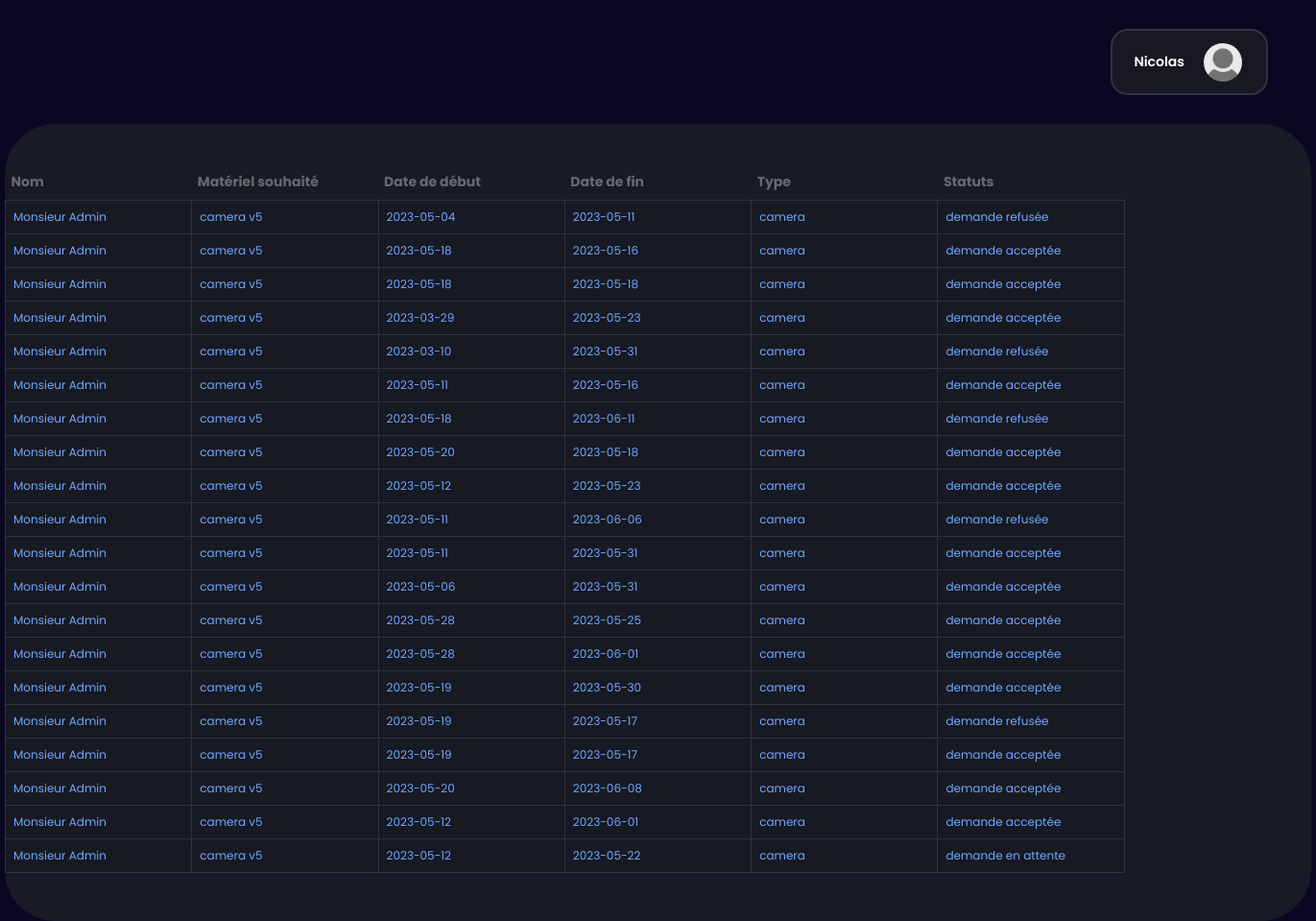
The app's page /demande-detail/index.php (signed in) with its own data.
### tables this page shows
CREATE TABLE IF NOT EXISTS `demande` (
  `id_demande` int NOT NULL AUTO_INCREMENT,
  `date_de_debut` date DEFAULT NULL,
  `date_de_fin` date DEFAULT NULL,
  `statuts` text,
  `idmat` int NOT NULL,
  `id_user` int NOT NULL,
  PRIMARY KEY (`id_demande`),
  KEY `idmat` (`idmat`),
  KEY `id_user` (`id_user`)
);

CREATE TABLE IF NOT EXISTS `utilisateur` (
  `id_user` int NOT NULL AUTO_INCREMENT,
  `nom` varchar(35) DEFAULT NULL,
  `prenom` varchar(35) DEFAULT NULL,
  `email` varchar(255) DEFAULT NULL,
  `password` varchar(255) DEFAULT NULL,
  `date_de_naissance` date DEFAULT NULL,
  `role` binary(1) DEFAULT NULL,
  PRIMARY KEY (`id_user`)
);

### table.php (called while the page is built)
<?php
function table($sql, $sqlConfig = [])
{
    $host = "localhost";
    $user = "root";
    $password = "";
    $dbname = "sae_203";
    try {
        $db = new PDO(
            'mysql:host=' . $host . ';dbname=' . $dbname . ';charset=utf8',
            $user,
            $password
        );
        $db->setAttribute(PDO::ATTR_ERRMODE, PDO::ERRMODE_EXCEPTION);
    } catch (Exception $e) {
        die(print_r($e));
    }
    $results = $db->prepare($sql);
    $results->execute($sqlConfig) or die($db->errorInfo());
    return $results;
}

### demande-detail/index.php (the view, shortened to what this page needs)
<!DOCTYPE html>
<?php
if (!empty($_SESSION['user']) || !empty($_SESSION['admin'])) {
?>
   <html lang="en">
   <head>
      <link rel="stylesheet" href="styles.css">
      <link href="https://cdn.jsdelivr.net/npm/remixicon@3.0.0/fonts/remixicon.css" rel="stylesheet">
   </head>
   <body>
      <header>
      <nav class="navbar">
            <div class="div-user-card">
               <div class="user-card">
                  <?php if(!empty($_SESSION['user'])){echo'<h1>'.$_SESSION['user'].'</h1>';} if(!empty($_SESSION['admin'])){echo'<h1>'.$_SESSION['admin'].'</h1>';} ?>
                  <img src="../page-principale/ressources/default_person.jpg" alt="">
                  <div class="dropdown">
                  </div>
               </div>
            </div>
         </nav>
      </header>
      <section class="div-tabs">
         <table>
            <tr class="ligne-nom">
               <th>Nom</th>
               <th>Matériel souhaité</th>
               <th>Date de début</th>
               <th>Date de fin</th>
               <th>Type</th>
               <th>Statuts</th>
               <th></th>
            </tr>
            <?php
            include "../table.php";
            $results = table("SELECT demande.id_demande, utilisateur.nom as nom_utilisateur, utilisateur.prenom, matériel.nom as nom_matériel, demande.date_de_debut, demande.date_de_fin, matériel.type, demande.statuts FROM utilisateur, demande, matériel WHERE demande.id_user = utilisateur.id_user AND demande.idmat = matériel.idmat;");
            if ($results->rowCount() > 0) {
               while ($row = $results->fetchAll(PDO::FETCH_ASSOC)) {
                  foreach ($row as $value) {
                     echo '<tr class="ligne">';
                     echo '<td>' . $value['nom_utilisateur'] . ' ' . $value['prenom'] . '</td>';
                     echo '<td>' . $value['nom_matériel'] . '</td>';
                     echo '<td>' . $value['date_de_debut'] . '</td>';
                     echo '<td>' . $value['date_de_fin'] . '</td>';
                     echo '<td>' . $value['type'] . '</td>';
                     echo '<td>' . $value['statuts'] . '</td>';
            ?>
            <?php
                     echo '</tr>';
               }
            }
         }
            ?>
         </table>
      </section>
   <?php
}
   ?>
   </body>
   </html>

### demande-detail/styles.css (style rules this page uses)
* { margin: 0; padding: 0; text-decoration: none; list-style: none; box-sizing: border-box; }
html { font-size: 62.5%; }
body { background-color: #0B0722; overflow-x: hidden; font-family: 'Poppins'; }
.navbar { display: flex; justify-content: space-between; flex-direction: row-reverse; align-items: center; margin: 30px 50px; }
.div-user-card { max-width: 600px; display: flex; align-items: center; flex-direction: row-reverse; }
.user-card { display: flex; align-items: center; background: #171822; border: 2px solid #303241; border-radius: 18px; padding: 10px 22px; }
.user-card img { width: 40px; border-radius: 50px; margin-left: 20px; }
.user-card h1 { font-weight: 600; font-size: 14px; color: #FFFFFF; }
.div-tabs { margin: auto ; width: 1361px; display: flex; padding: 50px 0px; background: #181A25; border-radius: 53px; flex-direction: column; }
table { border-collapse: collapse; }
.ligne-nom th { width: 150px; text-align: left; padding-left: 6px; padding-bottom: 8px; }
td { border: 1px solid #303241; padding: 8px 8px; text-align: left; font-family: 'Poppins'; font-weight: 400; font-size: 12px; color: #71A8FE; }
th { font-weight: bold; }
.ligne { background: rgba(23, 24, 34, 0.4); }
.ligne-nom { font-family: 'Poppins'; font-weight: 500; font-size: 14px; color: #666873; }

### records on screen
demande: id_user.nom "Monsieur", id_user.prenom "Admin", idmat.nom "camera v5", date_de_debut "2023-05-12", date_de_fin "2023-05-22", idmat.type "camera", statuts "demande en attente"
demande: id_user.nom "Monsieur", id_user.prenom "Admin", idmat.nom "camera v5", date_de_debut "2023-05-04", date_de_fin "2023-05-11", idmat.type "camera", statuts "demande refusée"
demande: id_user.nom "Monsieur", id_user.prenom "Admin", idmat.nom "camera v5", date_de_debut "2023-05-18", date_de_fin "2023-05-16", idmat.type "camera", statuts "demande acceptée"
demande: id_user.nom "Monsieur", id_user.prenom "Admin", idmat.nom "camera v5", date_de_debut "2023-05-18", date_de_fin "2023-05-18", idmat.type "camera", statuts "demande acceptée"
demande: id_user.nom "Monsieur", id_user.prenom "Admin", idmat.nom "camera v5", date_de_debut "2023-03-29", date_de_fin "2023-05-23", idmat.type "camera", statuts "demande acceptée"
demande: id_user.nom "Monsieur", id_user.prenom "Admin", idmat.nom "camera v5", date_de_debut "2023-03-10", date_de_fin "2023-05-31", idmat.type "camera", statuts "demande refusée"
demande: id_user.nom "Monsieur", id_user.prenom "Admin", idmat.nom "camera v5", date_de_debut "2023-05-11", date_de_fin "2023-05-16", idmat.type "camera", statuts "demande acceptée"
demande: id_user.nom "Monsieur", id_user.prenom "Admin", idmat.nom "camera v5", date_de_debut "2023-05-18", date_de_fin "2023-06-11", idmat.type "camera", statuts "demande refusée"
demande: id_user.nom "Monsieur", id_user.prenom "Admin", idmat.nom "camera v5", date_de_debut "2023-05-20", date_de_fin "2023-05-18", idmat.type "camera", statuts "demande acceptée"
demande: id_user.nom "Monsieur", id_user.prenom "Admin", idmat.nom "camera v5", date_de_debut "2023-05-12", date_de_fin "2023-05-23", idmat.type "camera", statuts "demande acceptée"
demande: id_user.nom "Monsieur", id_user.prenom "Admin", idmat.nom "camera v5", date_de_debut "2023-05-11", date_de_fin "2023-06-06", idmat.type "camera", statuts "demande refusée"
demande: id_user.nom "Monsieur", id_user.prenom "Admin", idmat.nom "camera v5", date_de_debut "2023-05-11", date_de_fin "2023-05-31", idmat.type "camera", statuts "demande acceptée"
demande: id_user.nom "Monsieur", id_user.prenom "Admin", idmat.nom "camera v5", date_de_debut "2023-05-06", date_de_fin "2023-05-31", idmat.type "camera", statuts "demande acceptée"
demande: id_user.nom "Monsieur", id_user.prenom "Admin", idmat.nom "camera v5", date_de_debut "2023-05-28", date_de_fin "2023-05-25", idmat.type "camera", statuts "demande acceptée"
demande: id_user.nom "Monsieur", id_user.prenom "Admin", idmat.nom "camera v5", date_de_debut "2023-05-28", date_de_fin "2023-06-01", idmat.type "camera", statuts "demande acceptée"
demande: id_user.nom "Monsieur", id_user.prenom "Admin", idmat.nom "camera v5", date_de_debut "2023-05-19", date_de_fin "2023-05-30", idmat.type "camera", statuts "demande acceptée"
demande: id_user.nom "Monsieur", id_user.prenom "Admin", idmat.nom "camera v5", date_de_debut "2023-05-19", date_de_fin "2023-05-17", idmat.type "camera", statuts "demande refusée"
demande: id_user.nom "Monsieur", id_user.prenom "Admin", idmat.nom "camera v5", date_de_debut "2023-05-19", date_de_fin "2023-05-17", idmat.type "camera", statuts "demande acceptée"
demande: id_user.nom "Monsieur", id_user.prenom "Admin", idmat.nom "camera v5", date_de_debut "2023-05-20", date_de_fin "2023-06-08", idmat.type "camera", statuts "demande acceptée"
demande: id_user.nom "Monsieur", id_user.prenom "Admin", idmat.nom "camera v5", date_de_debut "2023-05-12", date_de_fin "2023-06-01", idmat.type "camera", statuts "demande acceptée"

### other values on screen
$_SESSION['user'] "Nicolas"
